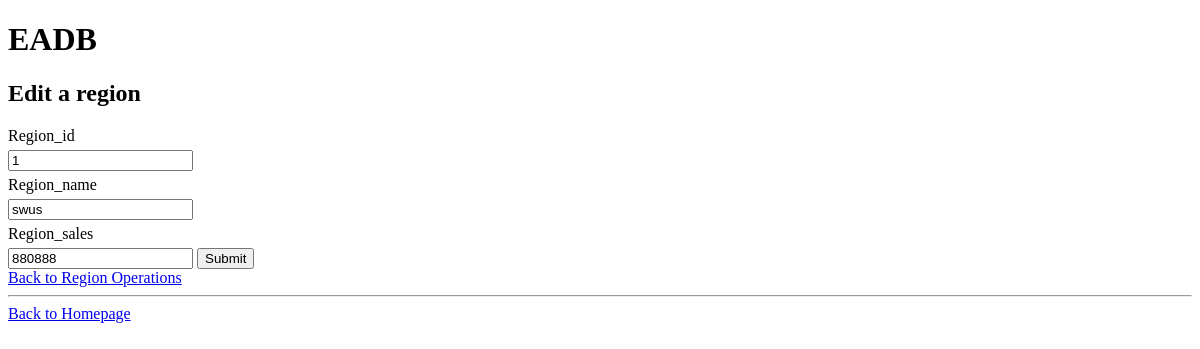
/update-singleRegion.php?region_id=1, run on the app's committed database.
### tables this page shows
CREATE TABLE IF NOT EXISTS `region`(
`region_id`INT NOT NULL,
`region_name` VARCHAR(10)NOT NULL,
`region_sales` INT NOT NULL,
PRIMARY KEY (`region_id`));

### common.php (called while the page is built)
<?php
function escape($html) {
  return htmlspecialchars($html, ENT_QUOTES | ENT_SUBSTITUTE, "UTF-8");
}
 ?>

### update-singleRegion.php (the view, shortened to what this page needs)
<?php
  require "config.php";
  require "common.php";
  if (isset($_GET['region_id'])){
    try{
      $connection = new PDO($dsn, $username, $password, $options);
      $region_id = $_GET['region_id'];
      $sql = "SELECT * FROM region WHERE region_id = :region_id";
      $statement = $connection->prepare($sql);
      $statement->bindValue(':region_id', $region_id);
      $statement->execute();
      $region = $statement->fetch(PDO:: FETCH_ASSOC);
    }catch(PDOException $error){
      echo $sql . "<br>" . $error->getMessage();
    }
  }else{
    echo "Something went wrong!";
    exit;
  }
 ?>
 <?php require "templates/header.php"; ?>
<h2>Edit a region</h2>
<form method="post">
    <?php foreach ($region as $key => $value) : ?>
      <label for="<?php echo $key; ?>"><?php echo ucfirst($key); ?></label>
      <input type="text" name="<?php echo $key; ?>" id="<?php echo $key; ?>" value="<?php echo escape($value); ?>"
             <?php echo ($key === 'region_id' ? 'readonly' : null); ?>>
    <?php endforeach; ?>
    <input type="submit" name="submit" value="Submit">
</form>
<a href="regionOperations.php">Back to Region Operations</a>
<hr>
<a href="index.php">Back to Homepage</a>
<?php require "templates/footer.php"; ?>

### css/style.css (style rules this page uses)
label { display: block; margin: 5px 0; }

### data on the page
region: region_id "1", region_name "swus", region_sales "880888"

### other printed values
$key "Region_id"
$key "Region_name"
$key "Region_sales"
